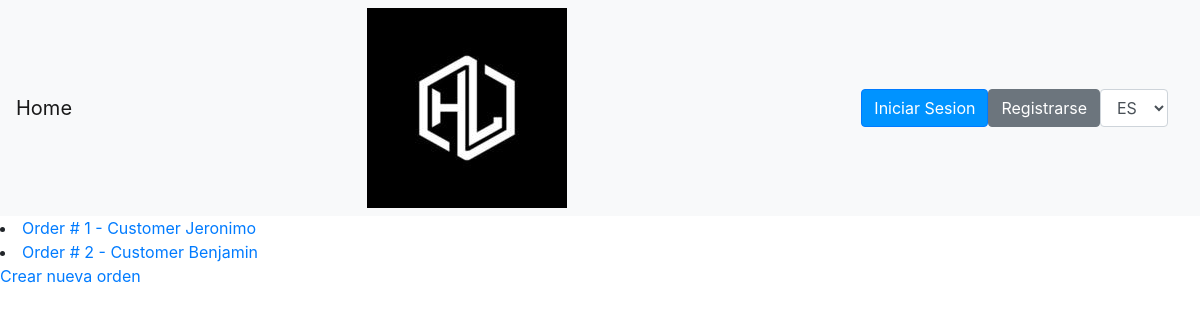
Page /products/order_list/ on the committed database.
### products/models.py (models this page shows, shortened)
class Order(models.Model):
    customer = models.ForeignKey(
        Customer,
        on_delete=models.CASCADE
    )
    date = models.DateTimeField(auto_now_add=True)

class Customer(models.Model):
    name = models.CharField(max_length=255)
    email = models.EmailField(unique=True)
    phone = models.CharField(max_length=20)

### products/views.py (the view)
class OrderList(ListView):
    model = Order
    template_name = 'orders/list.html'
    context_object_name = 'orders'

### itec2025/context_processors.py (called while the page is built)
def get_time_data(request):
    return {
        'current_year': date.today().year,
        'current_date': date.today()
    }

### products/templates/orders/list.html (shortened to what this page needs)
{% extends 'base.html' %}
{% block content %}
    {% for order in orders %}
        <li>
            <a href="{% url 'order_detail' order.id%}">
                Order # {{order.id}} - Customer {{order.customer.name}}
            </a>
        </li>
    {% empty %}
        <li> Empty Orders</li>
    {% endfor %}
    <a href="{% url 'order_create' %}"> Crear nueva orden </a>
{% endblock %}

### rows in the picture
Order: id "1", customer.name "Jeronimo"
Order: id "2", customer.name "Benjamin"
